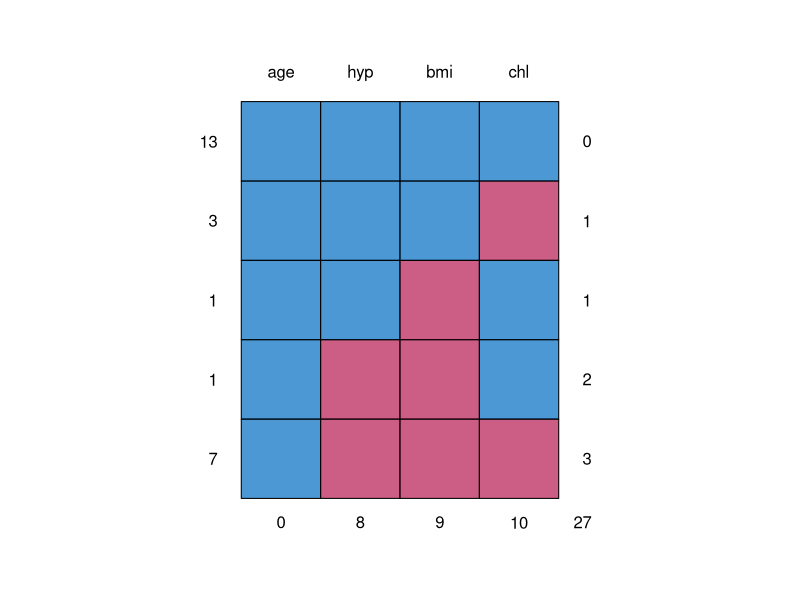
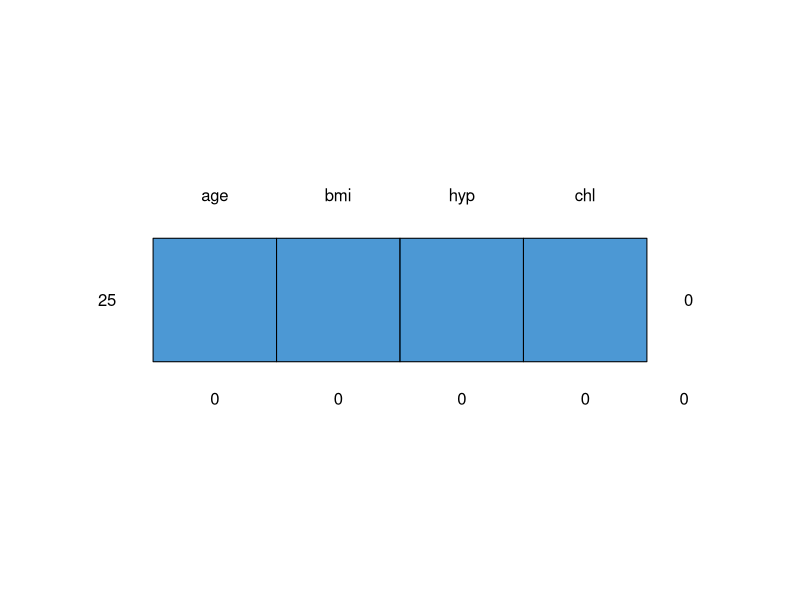
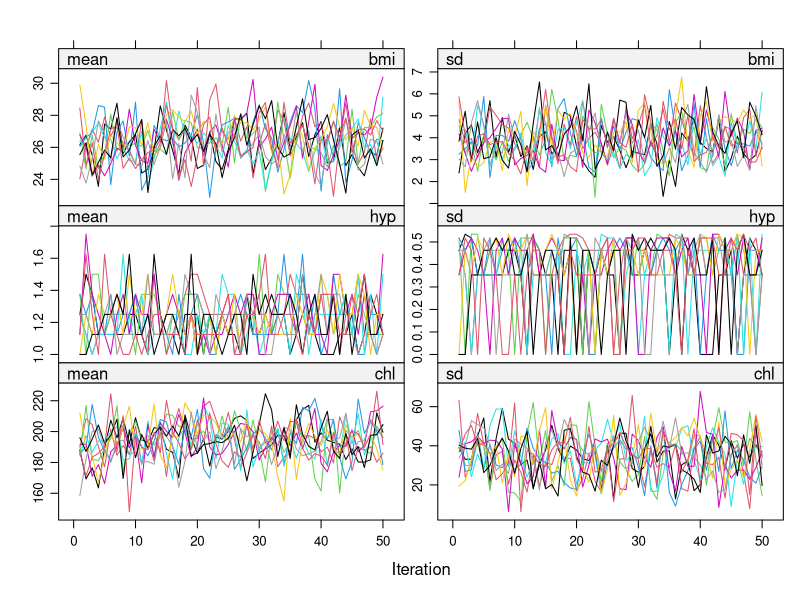
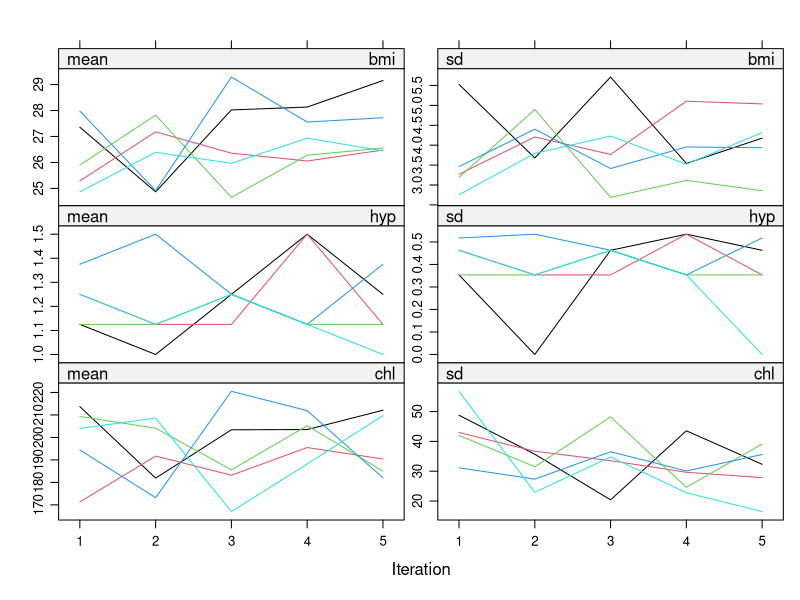
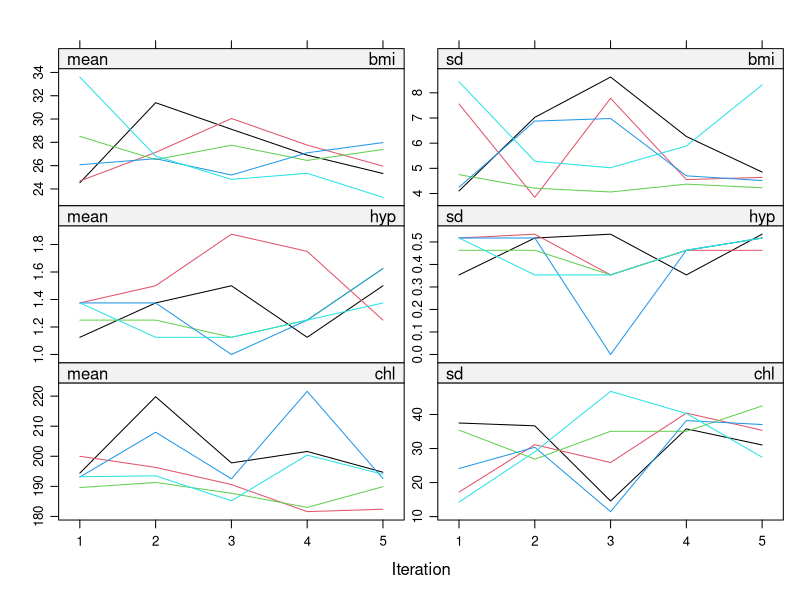
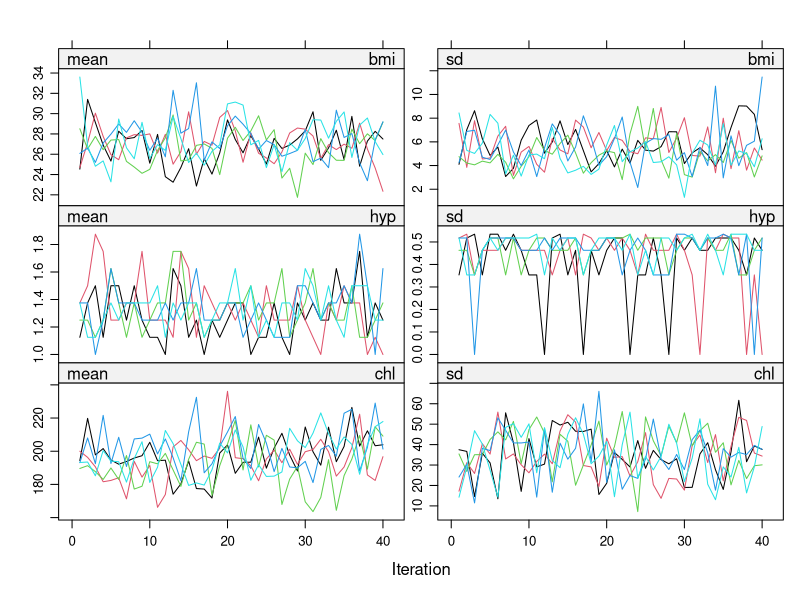
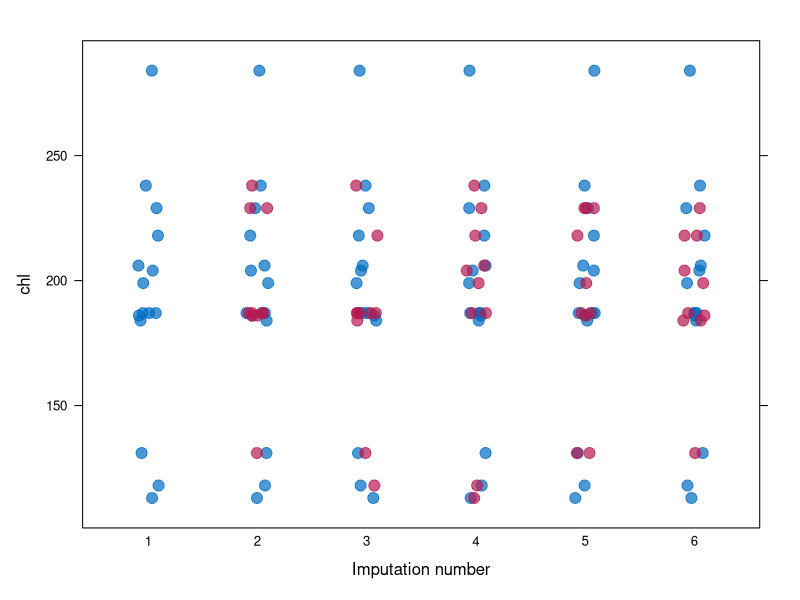
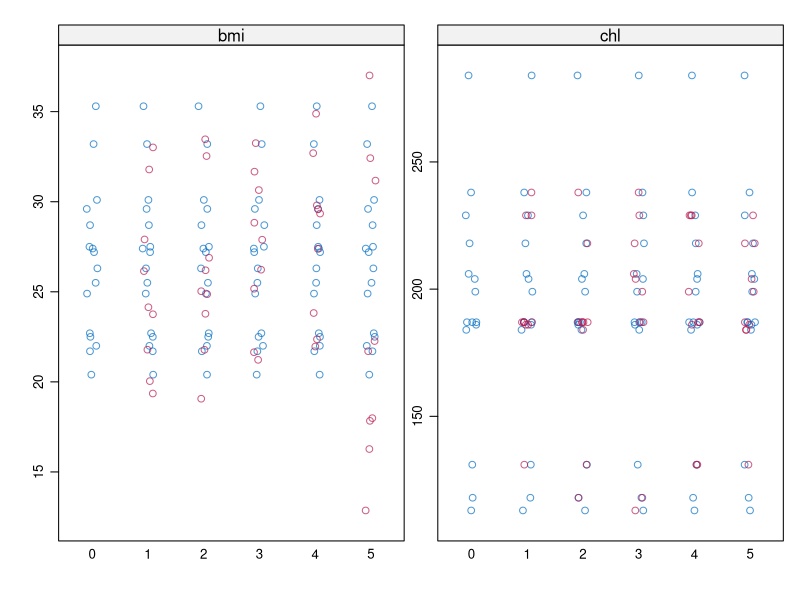

R code for these plots, in order:
## ---- chunk 1
library(tidyverse)
library(lattice)
library(mice)
## ---- chunk 2
nhanes

md.pattern(nhanes)

fit <- with(nhanes, lm(age ~ bmi))
summary(fit)
## ---- chunk 3

imp <- mice(nhanes, method = "mean", m = 1, maxit = 1)
complete(imp)

fit <- with(imp, lm(age ~ bmi))
summary(fit)
## ---- chunk 4

imp <- mice(nhanes, method = "norm.predict", m = 1, maxit = 1)
complete(imp)

fit <- with(imp, lm(age ~ bmi))
summary(fit)
## ---- chunk 5

imp <- mice(nhanes, method = "norm.nob", m = 1, maxit = 1)

complete(imp)
fit <- with(imp, lm(age ~ bmi))
summary(fit)
## ---- chunk 6

imp <- mice(nhanes)
imp
attributes(imp)
imp$data ### the data
imp$imp  ### the imputations

# Extract the completed data
c3 <- complete(imp, 3) 
md.pattern(c3)
## ---- chunk 7

# The collection of the m imputed data sets can be exported by function 
# complete() in long, broad and repeated formats. For example,
c.long <- complete(imp, "long")  
c.long

c.broad <- complete(imp, "broad")
c.broad
## ---- chunk 8

imp <- mice(nhanes, m = 10, maxit = 50, print=F)
plot(imp)

imp <- mice(nhanes, seed=123, print=F)
plot(imp)
imp$meth
## ---- chunk 9

imp <- mice(nhanes2, print=F)
imp$meth

ini <- mice(nhanes2, maxit = 0)
meth <- ini$meth
meth
meth["bmi"] <- "norm"
meth

imp <- mice(nhanes2, meth = meth, print=F)
plot(imp)
## ---- chunk 10

imp40 <- mice.mids(imp, maxit=35, print=F)
plot(imp40)
## ---- chunk 11

### - look for similar distributions of data (blue) and imputations (red)
stripplot(imp, chl~.imp, pch=20, cex=2)

stripplot(imp)

## ---- chunk 12

fit <- with(imp, lm(bmi ~ chl))
fit
class(fit)
ls(fit)
summary(fit$analyses[[2]])
## ---- chunk 13

pool.fit <- pool(fit)
summary(pool.fit)
## ---- chunk 14

g <- is.na(boys$gen) 

histogram(~age|g, data=boys)
## ---- chunk 15

imp1 <- mice(boys, print=FALSE)

# Compare the means of the imputed data with the means of the incomplete data.
# One can use the function complete() with a mids-object as argument to
# obtain an imputed dataset. As default, the first imputed dataset will be 
# given by this function
summary(boys)           ### orig data
summary(complete(imp1)) ### completed data
## ---- chunk 16

require(mice)
require(lattice)
set.seed(123)
## ---- chunk 17
head(boys)
nrow(boys)
summary(boys)
## ---- chunk 18
md.pattern(boys)
## ---- chunk 19
mpat <- md.pattern(boys)


sum(mpat[, "gen"] == 0)

## ---- chunk 20
R <- is.na(boys$gen) 
## ---- chunk 21
histogram(boys$gen)

### or, equivalently, one could use

# histogram(~ gen, data = boys)
## ---- chunk 22
histogram(~age|R, data=boys)
## ---- chunk 23
imp1 <- mice(boys, print=FALSE)
## ---- chunk 24
summary(boys)

summary(complete(imp1))
## ---- chunk 25
summary(with(imp1, mean(tv)))

## ---- chunk 26
# help(mammalsleep)
## ---- chunk 27
head(mammalsleep)

summary(mammalsleep)

str(mammalsleep)
## ---- chunk 28
  md.pattern(mammalsleep)
## ---- chunk 29
imp <- mice(mammalsleep, maxit = 10, print=F)
## ---- chunk 30
plot(imp)
## ---- chunk 31
fit1 <- with(imp, lm(sws ~ log10(bw) + odi), print=F)
## ---- chunk 32
pool(fit1)


summary(pool(fit1))

## ---- chunk 33
impnew <- mice(mammalsleep[ , -1], maxit = 10, print = F)
## ---- chunk 34
fit2 <- with(impnew, lm(sws ~ log10(bw) + odi))
pool(fit2)

summary(pool(fit2))

## ---- chunk 35
plot(impnew)
